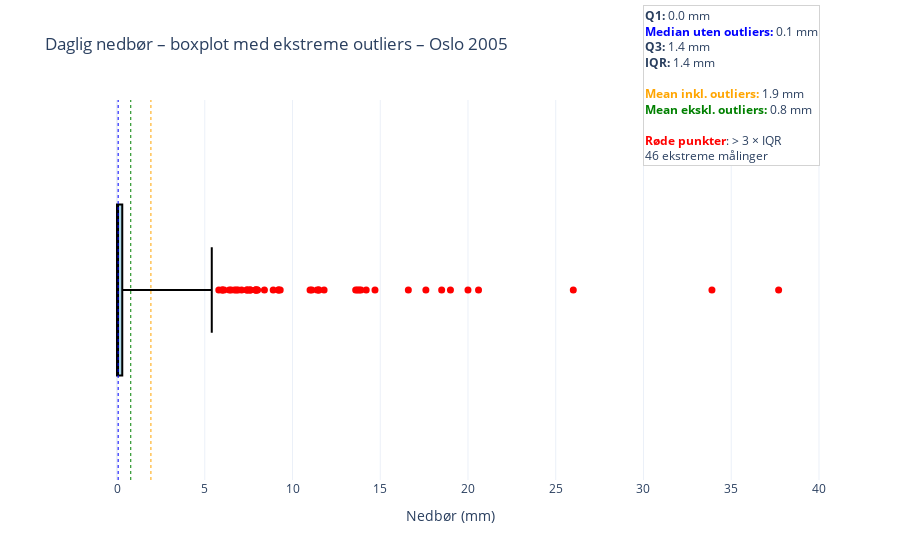

Write notebook code for a chart like this one.
### Markdown cell above
### Boxplot visualisering av ekstremverdier

### Code cell
year = 2005

df_year = ys.compute_yearly(
    city,
    element_id,
    year,
    aggregate=None,
)

summary = od.summarize(df_year["value"])
q1, q3, iqr = summary["Q1"], summary["Q3"], summary["IQR"]
extreme_mask = od.detect_iqr(df_year["value"], extreme=True)
core_series = od.remove_outliers_iqr(
    df_year["value"],
    extreme=True,
)
core_vals = core_series.dropna()

stats_mean = oa.stats_with_without_outliers(
    city=city,
    element_id=element_id,
    time_offset=offset,
    statistic="mean",
)
stats_median = oa.stats_with_without_outliers(
    city=city,
    element_id=element_id,
    time_offset=offset,
    statistic="median",
)

stats_mean_year = stats_mean[
    stats_mean["year_month"].str.startswith(str(year))
]
stats_median_year = stats_median[
    stats_median["year_month"].str.startswith(str(year))
]

mean_with_out = stats_mean_year["mean_with_outliers"].mean()
mean_no_out = stats_mean_year["mean_without_outliers"].mean()
median_core = stats_median_year["median_without_outliers"].mean()
extreme_vals = df_year.loc[
    extreme_mask, ["value", "referenceTime"]
]

fig = go.Figure()
fig.add_trace(
    go.Box(
        x=core_vals,
        y=[0] * len(core_vals),
        orientation="h",
        boxpoints=False,
        fillcolor="lightblue",
        line=dict(color="black"),
        width=0.9,
        hoverinfo="skip",
        showlegend=False,
    ),
)

if not extreme_vals.empty:
    fig.add_trace(
        go.Scatter(
            x=extreme_vals["value"],
            y=[0] * len(extreme_vals),
            mode="markers",
            marker=dict(color="red", size=7),
            text=extreme_vals["referenceTime"].dt.strftime("%Y-%m-%d"),
            hovertemplate=(
                "<b>%{text}</b><br>"
                "Nedbør: %{x:.1f} mm<extra></extra>"
            ),
            showlegend=False,
        ),
    )

fig.add_vline(x=mean_with_out, line_width=1, line_dash="dot", line_color="orange")
fig.add_vline(x=mean_no_out, line_width=1, line_dash="dot", line_color="green")
fig.add_vline(x=median_core, line_width=1, line_dash="dot", line_color="blue")

info = (
    f"<b>Q1:</b> {q1:.1f} mm<br>"
    f"<span style='color:blue'><b>Median uten outliers:</b></span> {median_core:.1f} mm<br>"
    f"<b>Q3:</b> {q3:.1f} mm<br>"
    f"<b>IQR:</b> {iqr:.1f} mm<br><br>"
    f"<span style='color:orange'><b>Mean inkl. outliers:</b></span> {mean_with_out:.1f} mm<br>"
    f"<span style='color:green'><b>Mean ekskl. outliers:</b></span> {mean_no_out:.1f} mm<br><br>"
    f"<span style='color:red'><b>Røde punkter</b></span>: > 3 × IQR<br>"
    f"{len(extreme_vals)} ekstreme målinger<br><br>"
)

fig.add_annotation(
    xref="paper",
    yref="paper",
    x=1,
    y=1.25,
    xanchor="right",
    yanchor="top",
    text=info,
    showarrow=False,
    align="left",
    bordercolor="lightgrey",
    borderwidth=1,
    bgcolor="white",
    font=dict(size=12),
)

fig.update_layout(
    title=(
        f"Daglig nedbør – boxplot med ekstreme outliers – "
        f"{city.capitalize()} {year}"
    ),
    xaxis_title="Nedbør (mm)",
    yaxis=dict(visible=False, range=[-1, 1]),
    template="plotly_white",
    hovermode="x",
)

fig.show()

### Figure 1 — Plotly figure (JSON) as saved in the notebook; plotly's stock layout.template omitted (floating-point values rounded to 4 significant figures; data arrays with more than 128 entries replaced by an {"elided": "..."} marker saying what was removed)
{"data": [{"boxpoints": false, "fillcolor": "lightblue", "hoverinfo": "skip", "line": {"color": "black"}, "orientation": "h", "showlegend": false, "type": "box", "width": 0.9, "x": {"elided": "319 float values"}, "y": {"elided": "319 int values"}}, {"hovertemplate": "<b>%{text}</b><br>Nedbør: %{x:.1f} mm<extra></extra>", "marker": {"color": "red", "size": 7}, "mode": "markers", "showlegend": false, "text": ["2005-01-09", "2005-01-19", "2005-02-10", "2005-03-11", "2005-03-12", "2005-04-07", "2005-04-08", "2005-04-30", "2005-05-03", "2005-05-09", "2005-05-20", "2005-05-21", "2005-05-22", "2005-05-24", "2005-05-26", "2005-05-27", "2005-05-29", "2005-06-05", "2005-06-13", "2005-06-14", "2005-07-16", "2005-07-17", "2005-07-20", "2005-07-21", "2005-08-01", "2005-08-06", "2005-08-07", "2005-08-09", "2005-08-23", "2005-08-26", "2005-09-03", "2005-09-14", "2005-10-01", "2005-10-02", "2005-10-21", "2005-10-23", "2005-10-26", "2005-10-30", "2005-11-02", "2005-11-03", "2005-11-04", "2005-11-06", "2005-11-25", "2005-12-02", "2005-12-07", "2005-12-30"], "type": "scatter", "x": [11.4, 7.9, 7.6, 6.7, 7.4, 7.6, 7.9, 13.8, 7.1, 9.2, 6.0, 11.1, 20.0, 8.9, 11.5, 8.0, 7.4, 9.3, 13.9, 6.9, 9.2, 8.4, 33.9, 20.6, 17.6, 11.5, 6.1, 11.8, 18.5, 14.2, 6.5, 13.6, 8.0, 13.7, 14.7, 19.0, 11.0, 7.9, 16.6, 7.5, 37.7, 6.0, 26.0, 5.8, 6.4, 6.8], "y": [0, 0, 0, 0, 0, 0, 0, 0, 0, 0, 0, 0, 0, 0, 0, 0, 0, 0, 0, 0, 0, 0, 0, 0, 0, 0, 0, 0, 0, 0, 0, 0, 0, 0, 0, 0, 0, 0, 0, 0, 0, 0, 0, 0, 0, 0]}], "layout": {"annotations": [{"align": "left", "bgcolor": "white", "bordercolor": "lightgrey", "borderwidth": 1, "font": {"size": 12}, "showarrow": false, "text": "<b>Q1:</b> 0.0 mm<br><span style='color:blue'><b>Median uten outliers:</b></span> 0.1 mm<br><b>Q3:</b> 1.4 mm<br><b>IQR:</b> 1.4 mm<br><br><span style='color:orange'><b>Mean inkl. outliers:</b></span> 1.9 mm<br><span style='color:green'><b>Mean ekskl. outliers:</b></span> 0.8 mm<br><br><span style='color:red'><b>Røde punkter</b></span>: > 3 × IQR<br>46 ekstreme målinger<br><br>", "x": 1, "xanchor": "right", "xref": "paper", "y": 1.25, "yanchor": "top", "yref": "paper"}], "hovermode": "x", "shapes": [{"line": {"color": "orange", "dash": "dot", "width": 1}, "type": "line", "x0": 1.933, "x1": 1.933, "xref": "x", "y0": 0, "y1": 1, "yref": "y domain"}, {"line": {"color": "green", "dash": "dot", "width": 1}, "type": "line", "x0": 0.7839, "x1": 0.7839, "xref": "x", "y0": 0, "y1": 1, "yref": "y domain"}, {"line": {"color": "blue", "dash": "dot", "width": 1}, "type": "line", "x0": 0.06667, "x1": 0.06667, "xref": "x", "y0": 0, "y1": 1, "yref": "y domain"}], "title": {"text": "Daglig nedbør – boxplot med ekstreme outliers – Oslo 2005"}, "xaxis": {"title": {"text": "Nedbør (mm)"}}, "yaxis": {"range": [-1, 1], "visible": false}}}
